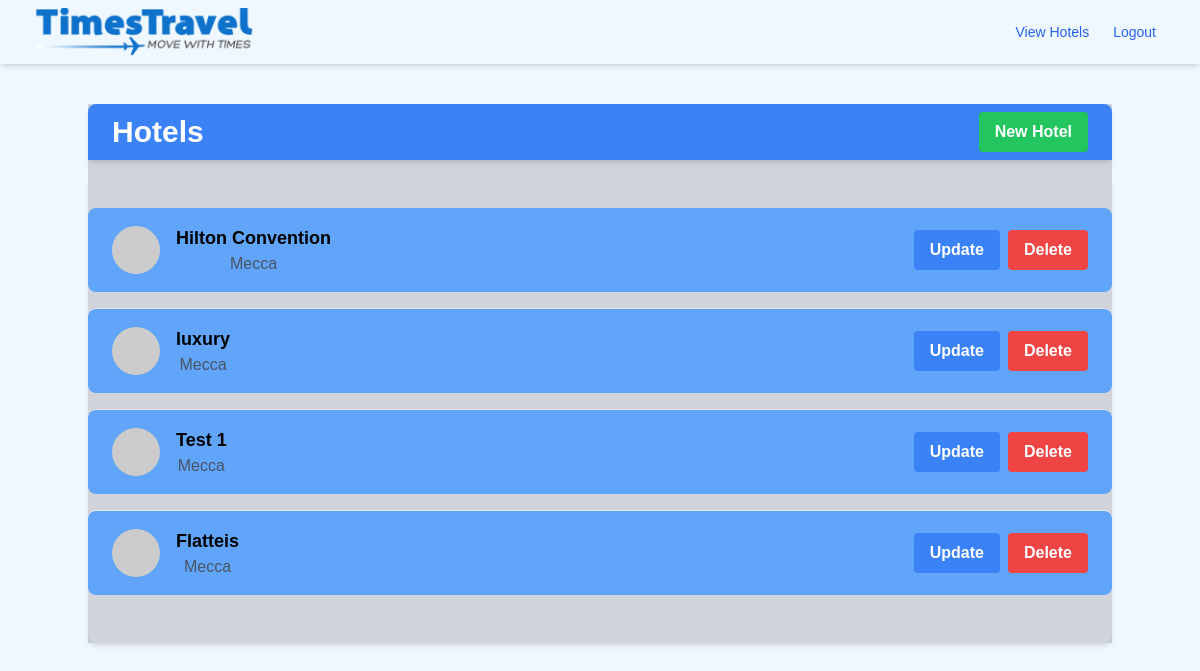
The page /hotels (signed in) on the database its author committed.
### app/models.py (models this page shows, shortened)
class Hotel(db.Model):
    id = db.Column(db.Integer, primary_key=True)
    name = db.Column(db.String(100), nullable=False)
    description = db.Column(db.String(255), nullable=False)
    location = db.Column(db.String(100), nullable=False)
    availability = db.Column(db.JSON, nullable=False)  # Dictionary to hold availability for each month
    rooms = db.relationship('Room', backref='hotel', cascade='all, delete-orphan', lazy=True)

### app/routes.py (the view)
@bp.route('/hotels', methods=['GET'])
@login_required
def view_hotels():
    if not is_logged_in_admin():
        flash('You need to be logged in as an admin to access this page.', 'warning')
        return redirect(url_for('main.index'))
    hotels = Hotel.query.all()
    return render_template('hotels.html', hotels=hotels)

### app/models.py (called while the page is built)
@login.user_loader
def load_user(id):
    return User.query.get(int(id))

### app/routes.py (called while the page is built)
def is_logged_in_admin():
    if current_user.is_authenticated and current_user.is_admin:
        return True
    return False

### app/templates/hotels.html (shortened to what this page needs)
{% extends "base.html" %}
{% block content %}
<div class="bg-gray-300 container mx-auto mt-10">
    <div class="bg-blue-500 text-white py-2 px-6 flex justify-between items-center rounded-t-lg shadow-md">
        <h1 class="font-bold text-3xl">Hotels</h1>
        <a href="{{ url_for('main.create_hotel') }}" class="bg-green-500 hover:bg-green-700 text-white font-bold py-2 px-4 rounded transition-colors duration-200">New Hotel</a>
    </div>
    <div class="py-8 shadow-md rounded-lg mt-4">
        <ul class="divide-y divide-gray-200">
            {% for hotel in hotels %}
            <li class="py-4 px-6 flex items-center justify-between bg-blue-400 mb-4 rounded-lg">
                <a href="{{ url_for('main.view_rooms', hotel_id=hotel.id) }}" class="flex items-center">
                    <div class="mr-4">
                        <img src="https://via.placeholder.com/48" alt="Hotel Image" class="w-12 h-12 rounded-full" />
                    </div>
                    <div>
                        <h2 class="text-lg font-semibold">{{ hotel.name }}</h2>
                        <p class="text-gray-600">{{ hotel.location }}</p>
                    </div>
                </a>
                <div class="flex items-center">
                    <a href="{{ url_for('main.update_hotel', hotel_id=hotel.id) }}" class="bg-blue-500 hover:bg-blue-700 text-white font-bold py-2 px-4 rounded mr-2 transition-colors duration-200">Update</a>
                    <form action="{{ url_for('main.delete_hotel', hotel_id=hotel.id) }}" method="post" class="inline">
                        <button type="submit" class="bg-red-500 hover:bg-red-700 text-white font-bold py-2 px-4 rounded transition-colors duration-200">Delete</button>
                    </form>
                </div>
            </li>
            {% endfor %}
        </ul>
    </div>
</div>
{% endblock %}

### app/static/css/style.css (style rules this page uses)
body { font-family: Arial, Helvetica, sans-serif; background: url('../images/backpic.jpeg') ; background-position: center; background-repeat: no-repeat; background-size: cover; height: 600px; }

### app/templates/base.html (style rules this page uses)
body { font-family: Arial, sans-serif; background-color: #f0f8ff; text-align: center; }

### rows shown on the page
Hotel: name "Hilton Convention", location "Mecca"
Hotel: name "luxury", location "Mecca"
Hotel: name "Test 1", location "Mecca"
Hotel: name "Flatteis", location "Mecca"
